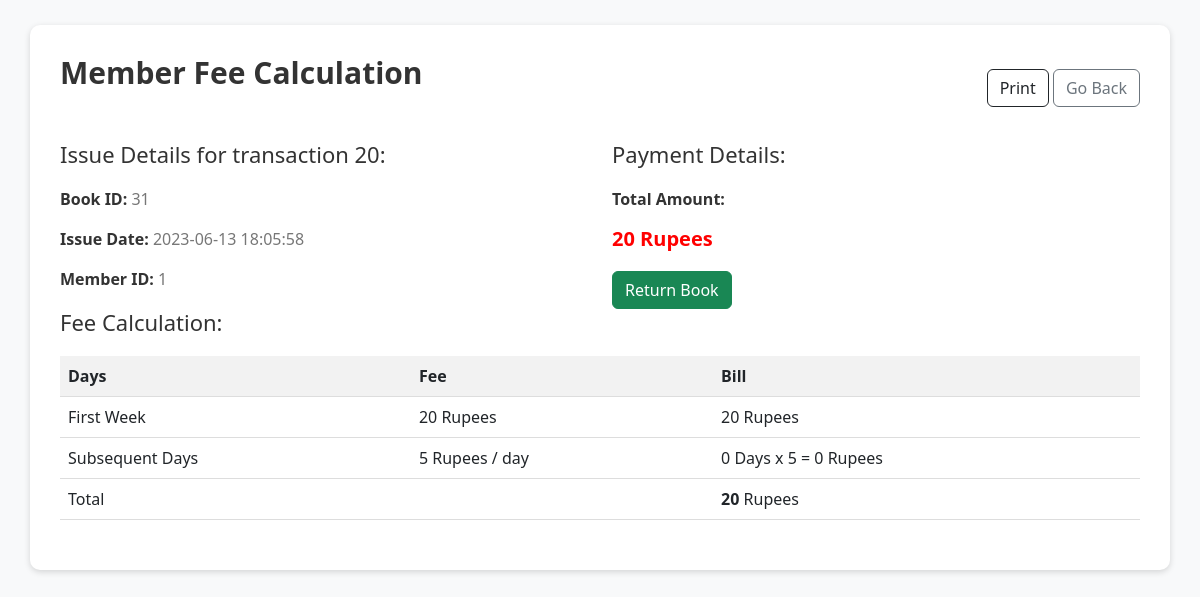
The app's page /fee/20 (signed in), older data.
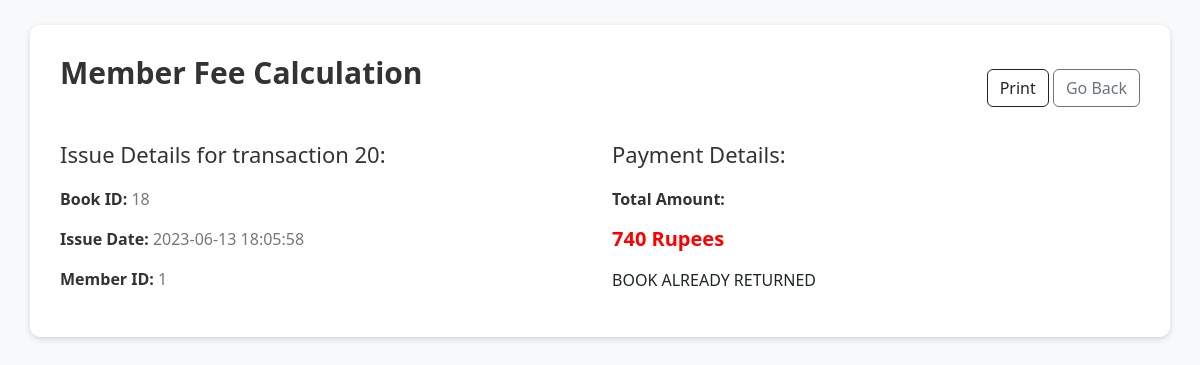
The same page, newer data.
### tables this page shows
CREATE TABLE transactions (id INTEGER PRIMARY KEY AUTOINCREMENT, book_id INTEGER NOT NULL REFERENCES books (id), member_id INTEGER NOT NULL REFERENCES members (id), issue_date DATETIME NOT NULL, fee_paid INTEGER DEFAULT (0), status TEXT DEFAULT Issued);

### app.py (the view)
@app.route("/fee/<id>", methods=["GET"])
@login_required
def fee(id):
    transaction = db.execute("SELECT * FROM transactions WHERE id = ?", id)[0]
    amount = calculate_due(id)[0]
    due_days = calculate_due(id)[1]
    return render_template(
        "fee.html",
        transaction=transaction,
        amount=amount,
        due_days=due_days,
        due_amount=amount - 20,
    )

### app.py (called while the page is built)
@app.after_request
def after_request(response):
    response.headers["Cache-Control"] = "no-cache, no-store, must-revalidate"
    response.headers["Expires"] = 0
    response.headers["Pragma"] = "no-cache"
    return response

def login_required(f):
    @wraps(f)
    def decorated_function(*args, **kwargs):
        if session.get("user_id") is None:
            return redirect("/login")
        return f(*args, **kwargs)
    return decorated_function

def calculate_due(transaction_id):
    transaction = db.execute("SELECT * FROM transactions WHERE id = ?", transaction_id)[
        0
    ]
    issue_date = datetime.strptime(transaction["issue_date"], "%Y-%m-%d %H:%M:%S")
    return_date = datetime.now()
    days_since_return = (return_date - issue_date).days
    due_amount = 20
    due_days = 0
    if days_since_return > 7:
        due_days = days_since_return - 7
    due_amount += due_days * 5
    return (due_amount, due_days)

### templates/fee.html (shortened to what this page needs)
<!DOCTYPE html>
<html lang="en">
    <head>
        <link rel="stylesheet" href="https://cdn.jsdelivr.net/npm/bootstrap@5.3.0/dist/css/bootstrap.min.css">
    </head>
    <body>
        <div class="container">
            <div class="header">
                <h1>Member Fee Calculation</h1>
                <div class="right-buttons">
                    <button type="button" class="btn btn-outline-dark" onclick="window.print()">Print</button>
                    <a href="/transactions" class="btn btn-outline-secondary">Go Back</a>
                </div>
            </div>
            <div class="row">
                <div class="col-md-6">
                    <h4>Issue Details for transaction {{transaction.id}}:</h4>
                    <p>
                        <strong>Book ID:</strong>
                        <span id="bookId">{{transaction.book_id}}</span>
                    </p>
                    <p>
                        <strong>Issue Date:</strong>
                        <span id="issueDate">{{transaction.issue_date}}</span>
                    </p>
                    <p>
                        <strong>Member ID:</strong>
                        <span id="memberId">{{transaction.member_id}}</span>
                    </p>
                </div>
                <div class="col-md-6">
                    <h4>Payment Details:</h4>
                    <p>
                        <strong>Total Amount:</strong>
                    </p> {% if transaction.status == 'Returned' %} <h4 id="amountToBePaid" class="amount">{{transaction.fee_paid}} Rupees</h4>
                    <h6>BOOK ALREADY RETURNED</h6> {% else %} <h4 id="amountToBePaid" class="amount">{{amount}} Rupees</h4>
                    <a href="/return_book/{{ transaction.id }}" class="btn btn-success">Return Book</a> {% endif %}
                </div>
            </div> {% if transaction.status != 'Returned' %} <h4>Fee Calculation:</h4>
            <table>
                <thead>
                    <tr>
                        <th>Days</th>
                        <th>Fee</th>
                        <th>Bill</th>
                    </tr>
                </thead>
                <tbody>
                    <tr>
                        <td>First Week</td>
                        <td>20 Rupees</td>
                        <td>20 Rupees</td>
                    </tr>
                    <tr>
                        <td>Subsequent Days</td>
                        <td>5 Rupees / day</td>
                        <td>{{due_days}} Days x 5 = {{due_amount}} Rupees</td>
                    </tr>
                    <tr>
                        <td>Total</td>
                        <td></td>
                        <td>
                            <b>{{amount}}</b> Rupees
                        </td>
                    </tr>
                </tbody>
            </table> {% endif %}
        </div>
    </body>
</html>

### templates/fee.html (style rules this page uses)
body { background-color: #f8f9fa; }
.container { margin-top: 25px; margin-bottom: 25px; background-color: #fff; border-radius: 10px; padding: 30px; box-shadow: 0 2px 6px rgba(0, 0, 0, 0.15); }
h1 { font-size: 30px; font-weight: 600; margin-bottom: 30px; color: #333; }
h4 { font-size: 22px; font-weight: 500; margin-bottom: 20px; color: #333; }
p { font-size: 16px; color: #555; }
strong { font-weight: 600; color: #333; }
span { color: #777; }
.amount { font-size: 20px; font-weight: bold; color: red; }
.header { display: flex; justify-content: space-between; align-items: center; margin-bottom: 20px; }
.header button { margin-left: 10px; }
.right-buttons { margin-left: auto; }

Row changes from the older to the newer data that the page shows:
changed transactions id 20: book_id "31" → "18"; status "Issued" → "Returned" (drawn); fee_paid (not shown) → "740"
Text that changed along with them:
{{ amount }}: "20" → (not shown)
{{ due_days }}: "0" → (not shown)
{{ due_amount }}: "0" → (not shown)
text no longer shown: "Return Book Fee Calculation: Days Fee Bill First Week 20 Rupees 20 Rupees Subsequent Days 5 Rupees / day Days x 5 = Total"
text now shown: "BOOK ALREADY RETURNED"
